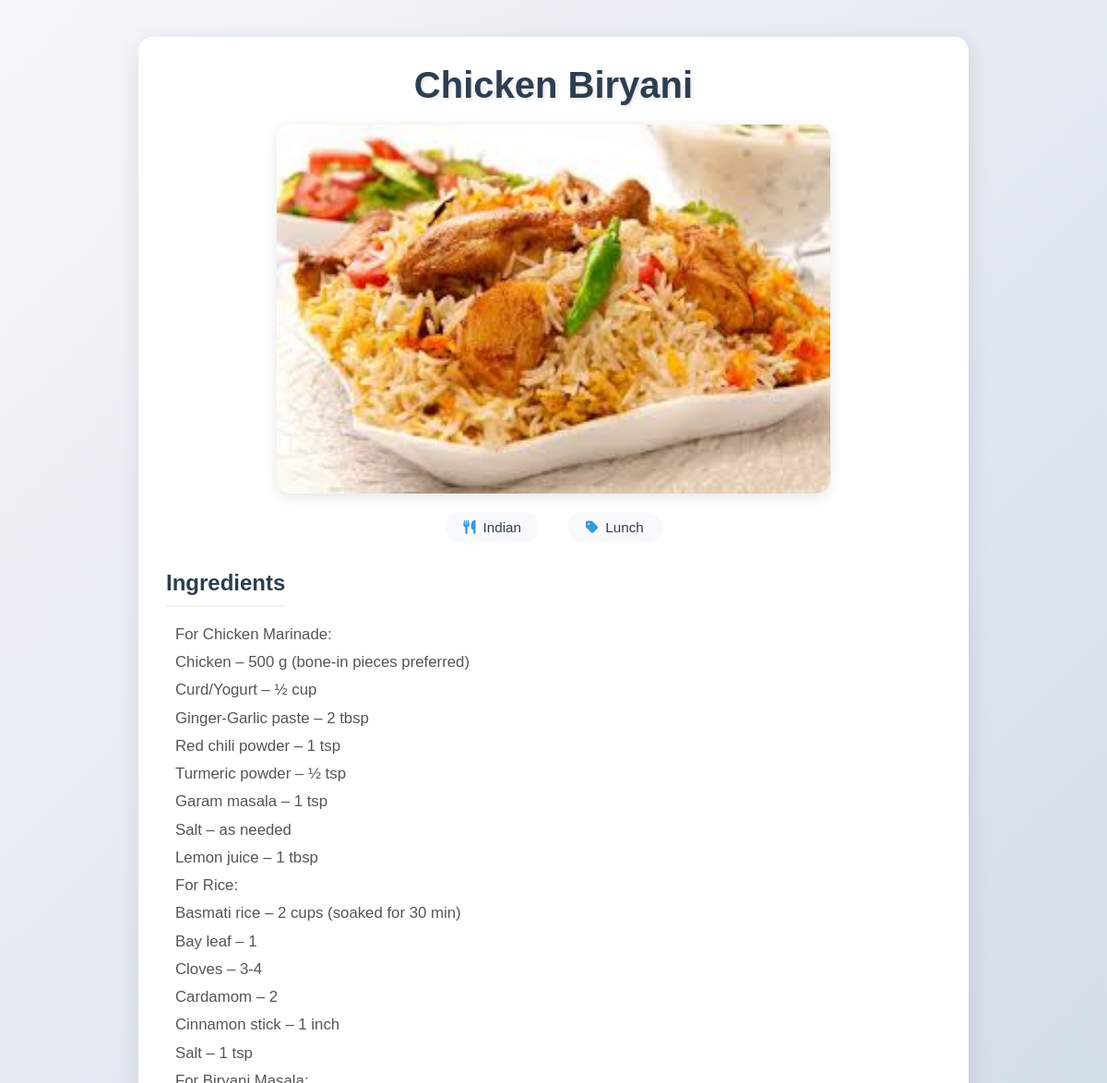
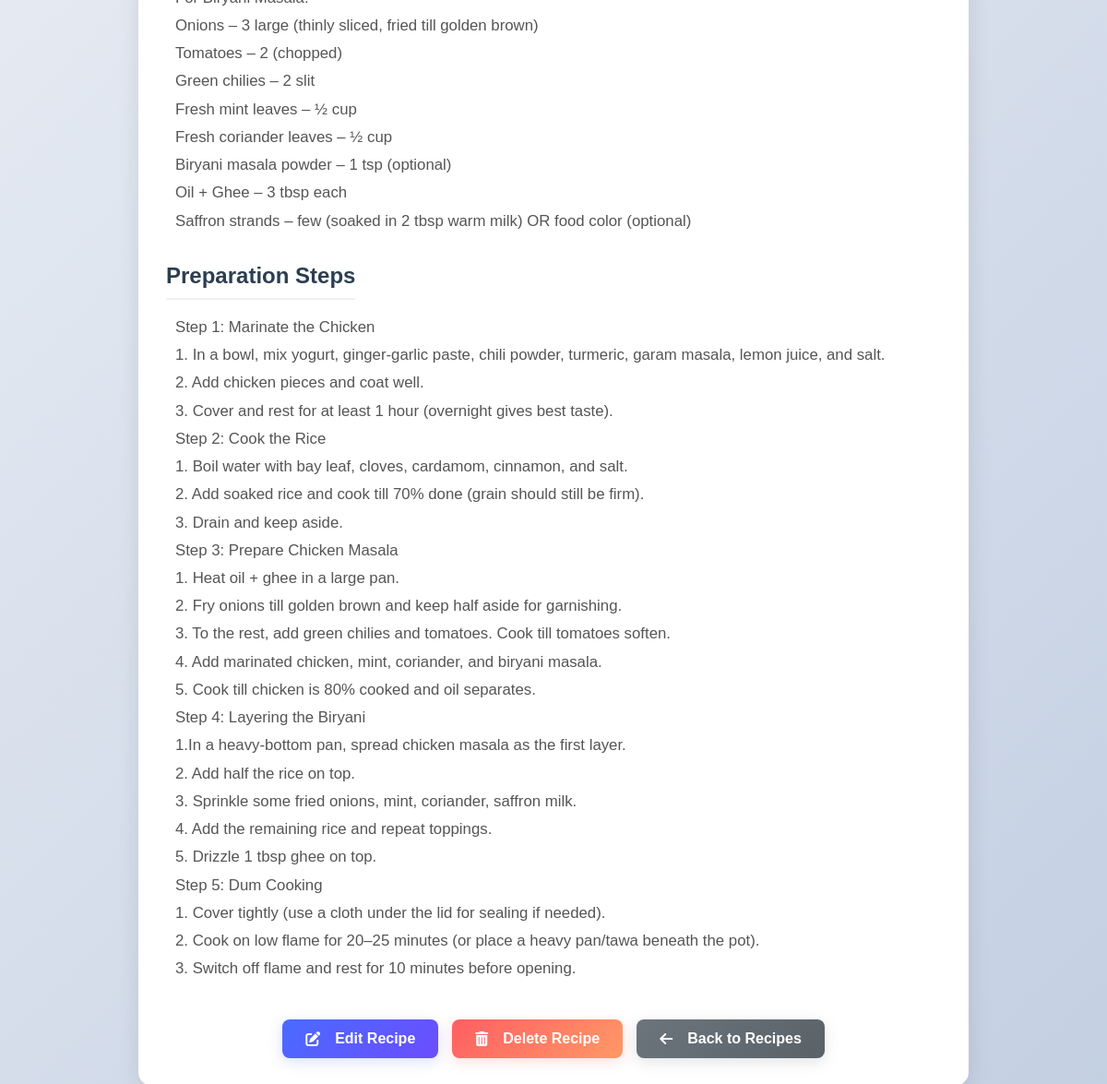
/recipe/3, run on the app's committed database (2 pictures, top to bottom).
### tables this page shows
CREATE TABLE recipes (
                id INTEGER PRIMARY KEY AUTOINCREMENT,
                title TEXT NOT NULL,
                cuisine TEXT NOT NULL,
                category TEXT NOT NULL,
                image_filename TEXT,
                ingredients TEXT NOT NULL,
                steps TEXT NOT NULL
            , is_favorite INTEGER DEFAULT 0);

### app.py (the view)
@app.route('/recipe/<int:recipe_id>')
def recipe_detail(recipe_id):
    conn = get_db_connection()
    recipe = conn.execute('SELECT * FROM recipes WHERE id = ?', (recipe_id,)).fetchone()
    conn.close()
    if recipe is None:
        return "Recipe not found", 404
    return render_template('recipe.html', recipe=recipe)

### app.py (called while the page is built)
def get_db_connection():
    conn = sqlite3.connect('recipes.db')
    conn.row_factory = sqlite3.Row
    return conn

### templates/recipe.html (shortened to what this page needs)
<!DOCTYPE html>
<html lang="en">
<head>
  <link rel="stylesheet" href="{{ url_for('static', filename='style.css') }}">
  <link rel="stylesheet" href="https://cdnjs.cloudflare.com/ajax/libs/font-awesome/6.0.0-beta3/css/all.min.css">
</head>
<body>
  <div class="container">
    <div class="recipe-detail">
      <h1>{{ recipe['title'] }}</h1>
      {% if recipe['image_filename'] %}
      <img src="{{ url_for('static', filename='uploads/' + recipe['image_filename']) }}" alt="{{ recipe['title'] }}"
        style="max-width: 600px; width: 100%; height: 400px; border-radius: 15px; margin: 20px auto; display: block; box-shadow: 0 4px 15px rgba(0,0,0,0.1);">
      {% else %}
      <div class="recipe-card-placeholder">No Image</div>
      {% endif %}
      <div class="recipe-meta">
        <p><i class="fas fa-utensils"></i> {{ recipe['cuisine'] }}</p>
        <p><i class="fas fa-tag"></i> {{ recipe['category'] }}</p>
      </div>
      <div class="recipe-section">
        <h3>Ingredients</h3>
        <p>{{ recipe['ingredients']|safe }}</p>
      </div>
      <div class="recipe-section">
        <h3>Preparation Steps</h3>
        <p>{{ recipe['steps']|safe }}</p>
      </div>
      <div class="recipe-actions">
        <a href="/edit/{{ recipe['id'] }}" class="btn btn-edit">
          <i class="fas fa-edit"></i> Edit Recipe
        </a>
        <a href="/delete/{{ recipe['id'] }}" class="btn btn-delete"
          onclick="return confirm('Are you sure you want to delete this recipe?');">
          <i class="fas fa-trash-alt"></i> Delete Recipe
        </a>
        <a href="/browse" class="btn btn-back">
          <i class="fas fa-arrow-left"></i> Back to Recipes
        </a>
      </div>
    </div>
  </div>
</body>
</html>

### static/style.css (style rules this page uses)
* { margin: 0; padding: 0; box-sizing: border-box; font-family: 'Poppins', sans-serif; }
body { background: linear-gradient(135deg, #f5f7fa 0%, #c3cfe2 100%); min-height: 100vh; padding: 40px 20px; }
.container { max-width: 1000px; margin: 0 auto; text-align: center; }
h1 { font-size: 3.5rem; color: #2c3e50; margin-bottom: 30px; text-shadow: 2px 2px 4px rgba(0, 0, 0, 0.1); background: linear-gradient(45deg, #2c3e50, #3498db); -webkit-background-clip: text; background-clip: text; -webkit-text-fill-color: transparent; color: transparent; }
.btn { padding: 12px 30px; border: none; border-radius: 50px; font-size: 1rem; font-weight: 600; cursor: pointer; transition: all 0.3s ease; display: flex; align-items: center; gap: 8px; text-decoration: none; }
.recipe-detail { background: white; border-radius: 15px; padding: 30px; box-shadow: 0 5px 25px rgba(0, 0, 0, 0.1); max-width: 900px; margin: 0 auto; text-align: left; }
.recipe-detail h1 { font-size: 2.5rem; margin-bottom: 20px; color: #2c3e50; text-align: center; background: none; -webkit-text-fill-color: #2c3e50; color: #2c3e50; }
.recipe-meta { display: flex; justify-content: center; gap: 30px; margin: 20px 0 30px; flex-wrap: wrap; }
.recipe-meta p { background: #f8f9fa; padding: 8px 20px; border-radius: 50px; font-size: 0.95rem; color: #2c3e50; display: flex; align-items: center; gap: 8px; }
.recipe-meta i { color: #3498db; }
.recipe-section { margin: 30px 0; }
.recipe-section h3 { color: #2c3e50; font-size: 1.5rem; margin-bottom: 15px; padding-bottom: 10px; border-bottom: 2px solid #f0f0f0; display: inline-block; }
.recipe-section p { color: #555; line-height: 1.8; white-space: pre-line; font-size: 1.05rem; margin-left: 10px; }
.recipe-actions { display: flex; justify-content: center; gap: 15px; margin-top: 40px; flex-wrap: wrap; }
.recipe-actions .btn { padding: 12px 25px; font-size: 1rem; border-radius: 8px; transition: all 0.3s ease; }
.recipe-actions .btn i { margin-right: 8px; }
.recipe-actions .btn-delete { background-color: #3ce772; }
.recipe-actions .btn-edit { background: linear-gradient(135deg, #4a6bff 0%, #6b4dff 100%); color: white; border: none; box-shadow: 0 4px 15px rgba(74, 107, 255, 0.2); }
.recipe-actions .btn-back { background: linear-gradient(135deg, #6c757d 0%, #5a6268 100%); color: white; border: none; box-shadow: 0 4px 15px rgba(108, 117, 125, 0.2); }
.recipe-actions .btn-delete { background: linear-gradient(135deg, #ff5e62 0%, #ff9966 100%); color: white; border: none; box-shadow: 0 4px 15px rgba(255, 94, 98, 0.2); }

### data on the page
recipes: title "Chicken Biryani", image_filename (picture), cuisine "Indian", category "Lunch", ingredients "For Chicken Marinade: Chicken – 500 g (bone-in pieces preferred) Curd/Yogurt – ½ cup Ginger-Garlic paste – 2 tbsp Red chili powder – 1 tsp Turmeric powder – ½ tsp Garam masala – 1 tsp Salt – as needed Lemon juice – 1 tbsp For Rice: Basmati rice – 2 cups (soaked for 30 min) Bay leaf – 1 Cloves – 3-4 Cardamom – 2 Cinnamon stick – 1 inch Salt – 1 tsp For Biryani Masala: Onions – 3 large (thinly sliced, fried till golden brown) Tomatoes – 2 (chopped) Green chilies – 2 slit Fresh mint leaves – ½ cup Fresh coriander leaves – ½ cup Biryani masala powder – 1 tsp (optional) Oil + Ghee – 3 tbsp each Saffron strands – few (soaked in 2 tbsp warm milk) OR food color (optional)", steps "Step 1: Marinate the Chicken 1. In a bowl, mix yogurt, ginger-garlic paste, chili powder, turmeric, garam masala, lemon juice, and salt. 2. Add chicken pieces and coat well. 3. Cover and rest for at least 1 hour (overnight gives best taste). Step 2: Cook the Rice 1. Boil water with bay leaf, cloves, cardamom, cinnamon, and salt. 2. Add soaked rice and cook till 70% done (grain should still be firm). 3. Drain and keep aside. Step 3: Prepare Chicken Masala 1. Heat oil + ghee in a large pan. 2. Fry onions till golden brown and keep half aside for garnishing. 3. To the rest, add green chilies and tomatoes. Cook till tomatoes soften. 4. Add marinated chicken, mint, coriander, and biryani masala.…"
